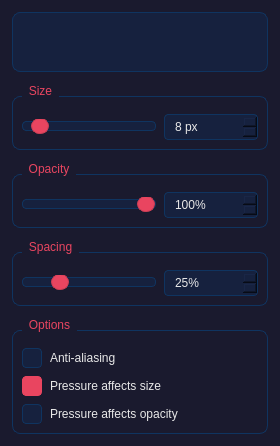
<?xml version="1.0" encoding="UTF-8"?>
<ui version="4.0">
 <class>BrushSettingsDock</class>
 <widget class="QWidget" name="BrushSettingsDock">
  <property name="geometry">
   <rect>
    <x>0</x>
    <y>0</y>
    <width>280</width>
    <height>350</height>
   </rect>
  </property>
  <property name="styleSheet">
   <string notr="true">
QWidget {
    background-color: #1a1a2e;
    color: #e8e8e8;
}
QSlider::groove:horizontal {
    border: 1px solid #0f3460;
    height: 8px;
    background: #16213e;
    border-radius: 4px;
}
QSlider::handle:horizontal {
    background: #e94560;
    border: 1px solid #c73e54;
    width: 16px;
    margin: -4px 0;
    border-radius: 8px;
}
QSlider::handle:horizontal:hover {
    background: #ff5a7a;
}
QSpinBox, QDoubleSpinBox {
    background-color: #16213e;
    border: 1px solid #0f3460;
    border-radius: 4px;
    padding: 4px 8px;
    color: #e8e8e8;
    min-width: 60px;
}
QSpinBox:focus, QDoubleSpinBox:focus {
    border-color: #e94560;
}
QLabel {
    color: #888;
    font-size: 11px;
}
QGroupBox {
    border: 1px solid #0f3460;
    border-radius: 8px;
    margin-top: 12px;
    padding-top: 8px;
}
QGroupBox::title {
    subcontrol-origin: margin;
    left: 10px;
    padding: 0 5px;
    color: #e94560;
}
QCheckBox {
    color: #e8e8e8;
    spacing: 8px;
}
QCheckBox::indicator {
    width: 18px;
    height: 18px;
    border: 1px solid #0f3460;
    border-radius: 4px;
    background-color: #16213e;
}
QCheckBox::indicator:checked {
    background-color: #e94560;
    border-color: #e94560;
}
QComboBox {
    background-color: #16213e;
    border: 1px solid #0f3460;
    border-radius: 4px;
    padding: 6px 12px;
    color: #e8e8e8;
}
QComboBox:hover {
    border-color: #e94560;
}
QComboBox::drop-down {
    border: none;
    padding-right: 8px;
}
QComboBox QAbstractItemView {
    background-color: #16213e;
    border: 1px solid #0f3460;
    selection-background-color: #e94560;
}
   </string>
  </property>
  <layout class="QVBoxLayout" name="verticalLayout">
   <property name="spacing">
    <number>12</number>
   </property>
   <property name="leftMargin">
    <number>12</number>
   </property>
   <property name="topMargin">
    <number>12</number>
   </property>
   <property name="rightMargin">
    <number>12</number>
   </property>
   <property name="bottomMargin">
    <number>12</number>
   </property>
   <item>
    <widget class="QFrame" name="frameBrushPreview">
     <property name="minimumSize">
      <size>
       <width>0</width>
       <height>60</height>
      </size>
     </property>
     <property name="styleSheet">
      <string notr="true">
QFrame {
    background-color: #16213e;
    border: 1px solid #0f3460;
    border-radius: 8px;
}
      </string>
     </property>
     <property name="frameShape">
      <enum>QFrame::Shape::StyledPanel</enum>
     </property>
    </widget>
   </item>
   <item>
    <widget class="QGroupBox" name="groupSize">
     <property name="title">
      <string>Size</string>
     </property>
     <layout class="QHBoxLayout" name="sizeLayout">
      <property name="spacing">
       <number>8</number>
      </property>
      <item>
       <widget class="QSlider" name="sliderSize">
        <property name="minimum">
         <number>1</number>
        </property>
        <property name="maximum">
         <number>100</number>
        </property>
        <property name="value">
         <number>8</number>
        </property>
        <property name="orientation">
         <enum>Qt::Orientation::Horizontal</enum>
        </property>
       </widget>
      </item>
      <item>
       <widget class="QSpinBox" name="spinSize">
        <property name="suffix">
         <string> px</string>
        </property>
        <property name="minimum">
         <number>1</number>
        </property>
        <property name="maximum">
         <number>100</number>
        </property>
        <property name="value">
         <number>8</number>
        </property>
       </widget>
      </item>
     </layout>
    </widget>
   </item>
   <item>
    <widget class="QGroupBox" name="groupOpacity">
     <property name="title">
      <string>Opacity</string>
     </property>
     <layout class="QHBoxLayout" name="opacityLayout">
      <property name="spacing">
       <number>8</number>
      </property>
      <item>
       <widget class="QSlider" name="sliderOpacity">
        <property name="minimum">
         <number>1</number>
        </property>
        <property name="maximum">
         <number>100</number>
        </property>
        <property name="value">
         <number>100</number>
        </property>
        <property name="orientation">
         <enum>Qt::Orientation::Horizontal</enum>
        </property>
       </widget>
      </item>
      <item>
       <widget class="QSpinBox" name="spinOpacity">
        <property name="suffix">
         <string>%</string>
        </property>
        <property name="minimum">
         <number>1</number>
        </property>
        <property name="maximum">
         <number>100</number>
        </property>
        <property name="value">
         <number>100</number>
        </property>
       </widget>
      </item>
     </layout>
    </widget>
   </item>
   <item>
    <widget class="QGroupBox" name="groupSpacing">
     <property name="title">
      <string>Spacing</string>
     </property>
     <layout class="QHBoxLayout" name="spacingLayout">
      <property name="spacing">
       <number>8</number>
      </property>
      <item>
       <widget class="QSlider" name="sliderSpacing">
        <property name="minimum">
         <number>1</number>
        </property>
        <property name="maximum">
         <number>100</number>
        </property>
        <property name="value">
         <number>25</number>
        </property>
        <property name="orientation">
         <enum>Qt::Orientation::Horizontal</enum>
        </property>
       </widget>
      </item>
      <item>
       <widget class="QSpinBox" name="spinSpacing">
        <property name="suffix">
         <string>%</string>
        </property>
        <property name="minimum">
         <number>1</number>
        </property>
        <property name="maximum">
         <number>100</number>
        </property>
        <property name="value">
         <number>25</number>
        </property>
       </widget>
      </item>
     </layout>
    </widget>
   </item>
   <item>
    <widget class="QGroupBox" name="groupOptions">
     <property name="title">
      <string>Options</string>
     </property>
     <layout class="QVBoxLayout" name="optionsLayout">
      <property name="spacing">
       <number>8</number>
      </property>
      <item>
       <widget class="QCheckBox" name="checkAntialiasing">
        <property name="text">
         <string>Anti-aliasing</string>
        </property>
       </widget>
      </item>
      <item>
       <widget class="QCheckBox" name="checkPressureSize">
        <property name="text">
         <string>Pressure affects size</string>
        </property>
        <property name="checked">
         <bool>true</bool>
        </property>
       </widget>
      </item>
      <item>
       <widget class="QCheckBox" name="checkPressureOpacity">
        <property name="text">
         <string>Pressure affects opacity</string>
        </property>
       </widget>
      </item>
     </layout>
    </widget>
   </item>
   <item>
    <spacer name="verticalSpacer">
     <property name="orientation">
      <enum>Qt::Orientation::Vertical</enum>
     </property>
     <property name="sizeHint" stdset="0">
      <size>
       <width>20</width>
       <height>40</height>
      </size>
     </property>
    </spacer>
   </item>
  </layout>
 </widget>
 <resources/>
 <connections>
  <connection>
   <sender>sliderSize</sender>
   <signal>valueChanged(int)</signal>
   <receiver>spinSize</receiver>
   <slot>setValue(int)</slot>
  </connection>
  <connection>
   <sender>spinSize</sender>
   <signal>valueChanged(int)</signal>
   <receiver>sliderSize</receiver>
   <slot>setValue(int)</slot>
  </connection>
  <connection>
   <sender>sliderOpacity</sender>
   <signal>valueChanged(int)</signal>
   <receiver>spinOpacity</receiver>
   <slot>setValue(int)</slot>
  </connection>
  <connection>
   <sender>spinOpacity</sender>
   <signal>valueChanged(int)</signal>
   <receiver>sliderOpacity</receiver>
   <slot>setValue(int)</slot>
  </connection>
  <connection>
   <sender>sliderSpacing</sender>
   <signal>valueChanged(int)</signal>
   <receiver>spinSpacing</receiver>
   <slot>setValue(int)</slot>
  </connection>
  <connection>
   <sender>spinSpacing</sender>
   <signal>valueChanged(int)</signal>
   <receiver>sliderSpacing</receiver>
   <slot>setValue(int)</slot>
  </connection>
 </connections>
</ui>
